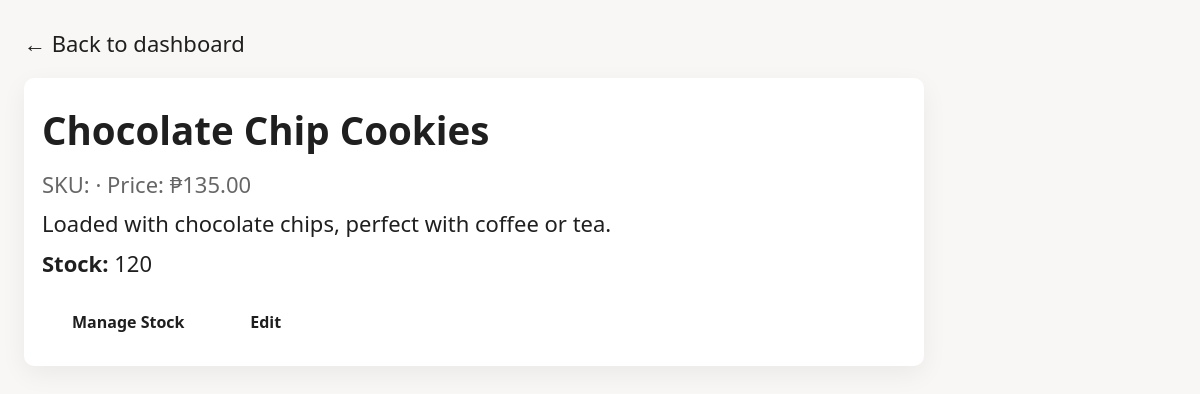
/product_view.php?id=4 (signed in), run on the app's committed database.
### tables this page shows
CREATE TABLE `products` (
  `id` int(11) NOT NULL,
  `category_id` int(11) NOT NULL,
  `name` varchar(200) NOT NULL,
  `description` text DEFAULT NULL,
  `price` decimal(10,2) NOT NULL,
  `original_price` decimal(10,2) DEFAULT NULL,
  `stock_quantity` int(11) DEFAULT 0,
  `image_url` varchar(255) DEFAULT NULL,
  `additional_images` text DEFAULT NULL,
  `is_featured` tinyint(1) DEFAULT 0,
  `is_active` tinyint(1) DEFAULT 1,
  `weight` varchar(50) DEFAULT NULL,
  `ingredients` text DEFAULT NULL,
  `allergens` varchar(255) DEFAULT NULL,
  `shelf_life` varchar(100) DEFAULT NULL,
  `created_at` timestamp NOT NULL DEFAULT current_timestamp(),
  `updated_at` timestamp NOT NULL DEFAULT current_timestamp() ON UPDATE current_timestamp()
);

### config/config.php (called while the page is built, shortened)
<?php
function format_price($price) {
    return '₱' . number_format($price, 2);
}

### product_view.php (the view, shortened to what this page needs)
<?php
require_once __DIR__ . '/../config/config.php';
$db = Database::getInstance()->getConnection();
$id = (int)($_GET['id'] ?? 0);
$product = null;
if ($id) {
    try {
        $stmt = $db->prepare('SELECT * FROM products WHERE id = :id LIMIT 1');
        $stmt->execute([':id' => $id]);
        $product = $stmt->fetch(PDO::FETCH_ASSOC);
    } catch (Throwable $e) { $product = null; }
}
?>
<!doctype html>
<html>
<head>
    <link rel="stylesheet" href="../css/style.css">
</head>
<body style="padding:24px;font-family:Segoe UI, Tahoma, sans-serif;background:#f8f7f5">
    <a href="dashboard.php">← Back to dashboard</a>
    <div style="max-width:900px;margin-top:14px;background:#fff;padding:18px;border-radius:10px;box-shadow:0 8px 26px rgba(0,0,0,0.06)">
        <?php if (!$product): ?>
            <h2>Product not found</h2>
            <p>No product matches that ID.</p>
        <?php else: ?>
            <h2><?php echo htmlspecialchars($product['name'] ?? ''); ?></h2>
            <p style="color:#666">SKU: <?php echo htmlspecialchars($product['sku'] ?? ''); ?> · Price: <?php echo format_price($product['price'] ?? 0); ?></p>
            <p><?php echo nl2br(htmlspecialchars($product['description'] ?? '')); ?></p>
            <p><strong>Stock:</strong> <?php echo (int)($product['stock_quantity'] ?? 0); ?></p>
            <div style="margin-top:12px">
                <a class="btn" href="real_time_inventory.php">Manage Stock</a>
                <a class="btn ghost" href="product_view.php?id=<?php echo (int)$id; ?>&edit=1">Edit</a>
            </div>
        <?php endif; ?>
    </div>
</body>
</html>

### css/style.css (style rules this page uses)
:root { --primary-color: #D4AF37; --secondary-color: #B8860B; --accent-color: #F5E6B1; --text-dark: #1f1f1f; --text-light: #585858; --bg-light: #f9f7f4; --white: #ffffff; --border-color: #e5e5e5; --success: #4caf50; --danger: #f44336; --warning: #ff9800; --shadow: 0 2px 10px rgba(0, 0, 0, 0.1); --shadow-hover: 0 4px 20px rgba(0, 0, 0, 0.15); --transition: all 0.3s ease; --ui-font: 'Segoe UI', Tahoma, 'Helvetica Neue', Arial, sans-serif; --heading-font: 'Segoe UI', Tahoma, 'Helvetica Neue', Arial, sans-serif; --font-size-base: 22px; --line-height-base: 1.8; }
* { margin: 0; padding: 0; box-sizing: border-box; }
body { font-family: var(--ui-font); line-height: var(--line-height-base); color: var(--text-dark); background-color: var(--white); }
html { font-size: var(--font-size-base); }
a { text-decoration: none; color: inherit; transition: var(--transition); }
h2 { font-size: 1.75rem; }
body, p, li, a, input, textarea, button { font-size: 1rem; }
.btn { font-size: 1.05rem; padding: 14px 34px; }
.btn { display: inline-block; padding: 12px 30px; border-radius: 5px; font-weight: 600; text-align: center; cursor: pointer; border: none; transition: var(--transition); font-size: 16px; }

### data on the page
products: name "Chocolate Chip Cookies", price "₱135.00", description "Loaded with chocolate chips, perfect with coffee or tea.", stock_quantity "120"
